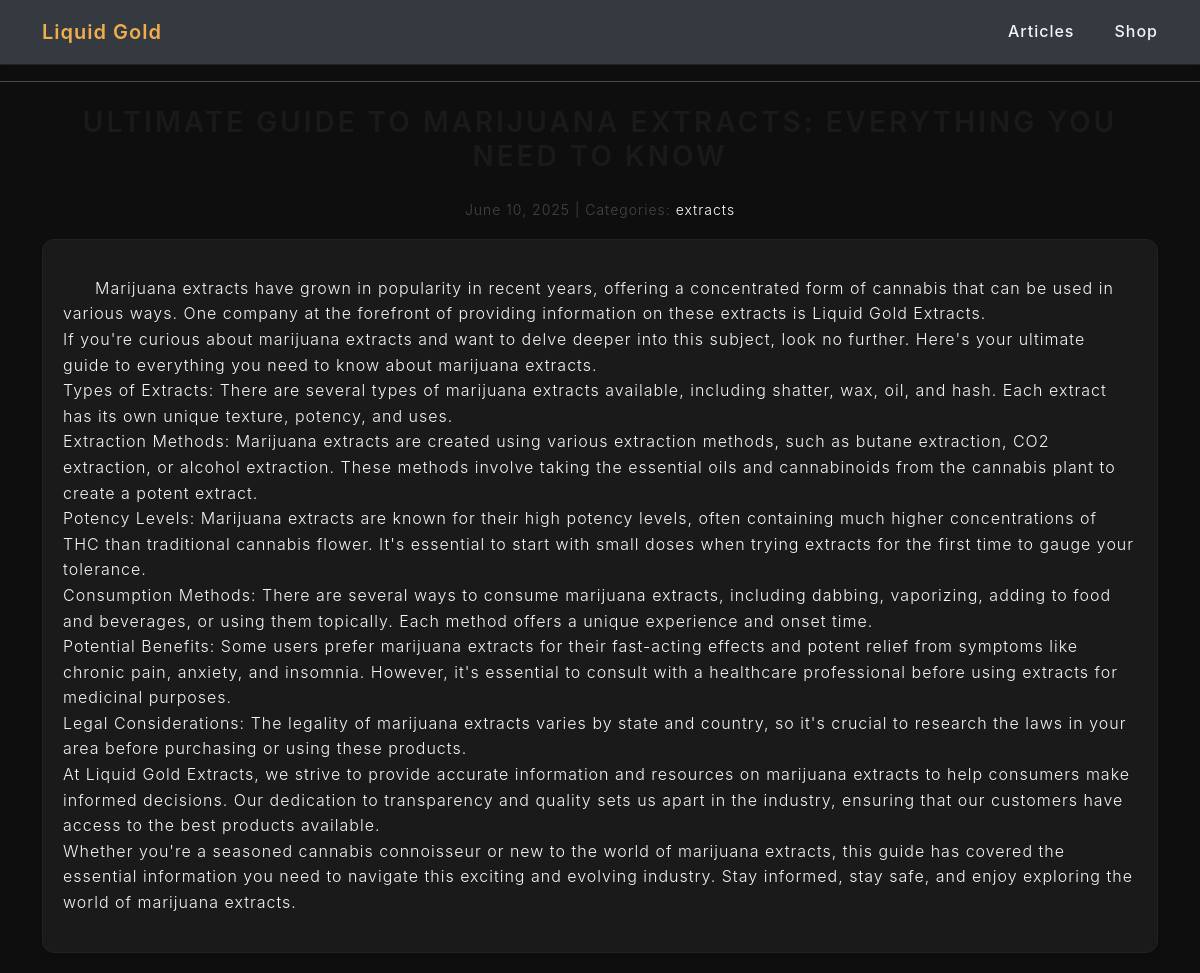
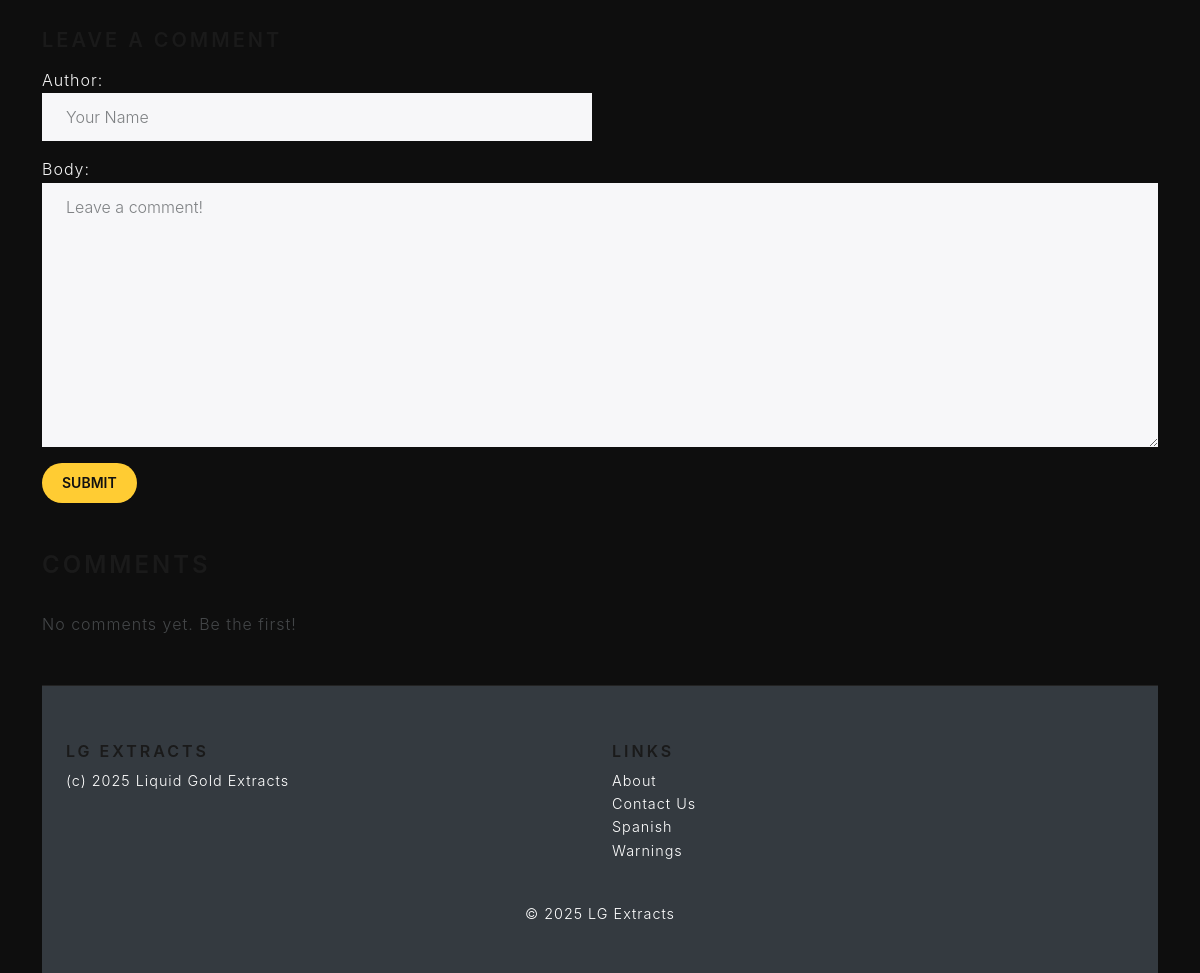
The app's page /post/2/ with its own data (2 pictures, top to bottom).
### blog/models.py (models this page shows, shortened)
class Post(models.Model):
    title = models.CharField(max_length=255)
    body = models.TextField()
    created_on = models.DateTimeField(auto_now_add=True)
    last_modified = models.DateTimeField(auto_now=True)
    categories = models.ManyToManyField("Category", related_name="posts")

class Category(models.Model):
    name = models.CharField(max_length=30)
    class Meta:
        verbose_name_plural = "categories"

### blog/views.py (the view, shortened to what this page needs)
# urls.py: path("post/<int:pk>/", views.blog_detail, name="blog_detail"),
def blog_detail(request, pk):
    post = Post.objects.get(pk=pk)
    comments = Comment.objects.filter(post=post)
    return render(request, "blog/detail.html", {
        "post": post,
        "comments": comments,
        "form": CommentForm(),
    })

### blog/forms.py
class CommentForm(forms.Form):
    author = forms.CharField(
        max_length=60,
        widget=forms.TextInput(
            attrs={"class": "form-control", "placeholder": "Your Name"}
        ),
    )
    body = forms.CharField(
        widget=forms.Textarea(
            attrs={"class": "form-control", "placeholder": "Leave a comment!"}
        )
    )

### blog/templates/blog/detail.html (shortened to what this page needs)
{% extends 'base.html' %}
{% load widget_tweaks %}
{% block page_title %}
<div class="container my-4">
  <h2 class="text-center">{{ post.title }}</h2>
</div>
{% endblock page_title %}
{% block page_content %}
<div class="container">
  <div class="text-muted mb-3 text-center">
    <small>
      {{ post.created_on.date }} | Categories:
      {% for category in post.categories.all %}
        <a href="{% url 'blog_category' category.name %}" class="link-secondary">
          {{ category.name }}
        </a>{% if not forloop.last %}, {% endif %}
      {% endfor %}
    </small>
  </div>
  <div class="card mb-5 shadow-sm">
    <div class="card-body" style="text-indent: 2em;">
      <p class="card-text" style="text-indent: 2em;">{{ post.body|linebreaks }}</p>
    </div>
  </div>
  <div class="mb-5">
    <h4 class="mb-3">Leave a Comment</h4>
    <form method="post" class="row g-3">
      <div class="col-md-6">
        {{ form.author.label_tag }}
        {{ form.author|add_class:"form-control" }}
      </div>
      <div class="col-12">
        {{ form.body.label_tag }}
        {{ form.body|add_class:"form-control" }}
      </div>
      <div class="col-12">
        <button type="submit" class="btn btn-primary">Submit</button>
      </div>
    </form>
  </div>
  <div>
    <h3 class="mb-4">Comments</h3>
<div class="comments-list">
  {% for comment in comments %}
    <div class="comment">
      <div class="comment-header">
        <strong>{{ comment.author }}</strong>
        <span class="comment-date">{{ comment.created_on|date:"M d, Y H:i" }}</span>
      </div>
      <div class="comment-body">
        {{ comment.body }}
      </div>
    </div>
  {% empty %}
    <p class="text-muted">No comments yet. Be the first!</p>
  {% endfor %}
</div>
</div>
{% endblock page_content %}

### static/css/styles.css (style rules this page uses)
body { font-family: 'Inter', sans-serif; margin: 0; padding: 0; background-color: #0e0e0e; color: #f5f5f5; line-height: 1.6; }
a { color: #f5f5f5; text-decoration: none; transition: color 0.2s ease; }
.btn-primary { background-color: #ffcc33; color: #111; border: none; border-radius: 50px; padding: 0.5rem 1.25rem; font-weight: 600; transition: all 0.2s ease; }
.card { background-color: #1a1a1a; border: 1px solid #222; border-radius: 12px; color: #f5f5f5; transition: transform 0.2s ease, box-shadow 0.2s ease; }
.card-body { padding: 1.25rem; }
.comments-list { margin-top: 2rem; }

### records on screen
Post: created_on "June 10, 2025", body "Marijuana extracts have grown in popularity in recent years, offering a concentrated form of cannabis that can be used in various ways. One company at the forefront of providing information on these extracts is Liquid Gold Extracts. If you're curious about marijuana extracts and want to delve deeper into this subject, look no further. Here's your ultimate guide to everything you need to know about marijuana extracts. Types of Extracts: There are several types of marijuana extracts available, including shatter, wax, oil, and hash. Each extract has its own unique texture, potency, and uses. Extraction Methods: Marijuana extracts are created using various extraction methods, such as butane…"
Category: name "extracts"
